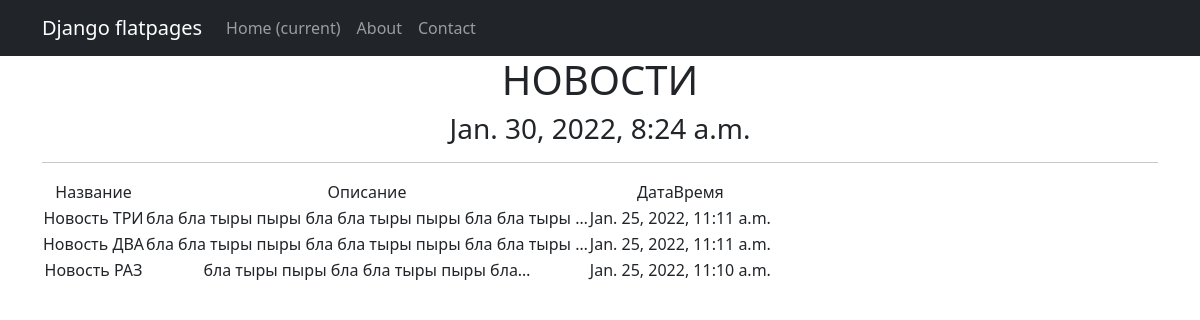
Page /news/ on the committed database.
### simpleapp/models.py (models this page shows, shortened)
class New(models.Model):
    name = models.CharField(
        max_length=50,
        unique=True,
    )
    description = models.TextField()
    category = models.ForeignKey(
        to='Category',
        on_delete=models.CASCADE,
        related_name='news',
    )
    datetime = models.DateTimeField(auto_now_add=True)

### simpleapp/views.py (the view)
# urls.py: path('', NewsList.as_view()),
class NewsList(ListView):
    model = New
    template_name = 'News.html'
    context_object_name = 'news'
    queryset = New.objects.order_by('-id')
    def get_context_data(self, **kwargs):
        context = super().get_context_data(**kwargs)
        context['time_now'] = datetime.utcnow()
        return context

### simpleapp/templatetags/custom_filters.py (called while the page is built)
@register.filter(name='censor')
def censor(value):
    censor_list = ['буй',
                   'езда',
                   'шопа']
    value1 = (str(value)).split()
    for i in censor_list:
        for j in value1:
            if j == i:
                value1.remove(i)
    value = ' '.join(value1)
    return str(value)

### templates/news.html (shortened to what this page needs)
{% extends 'flatpages/default.html' %}
{% load custom_filters %}
{% block content %}
    <h1>НОВОСТИ</h1>
    <h3>{{ time_now }}</h3>
    <hr>
    {% if news %}
        <table>
            <tr>
                <td>
                    Название
                </td>
                <td>
                    Описание
                </td>
                <td>
                    ДатаВремя
                </td>
            </tr>
        {% for new in news %}
            <tr>
                <td>
                    {{ new.name|censor }}
                </td>
                <td>
                    {{ new.description|truncatechars:50|censor }}
                </td>
                <td>
                    {{ new.datetime }}
                </td>
            </tr>
        {% endfor %}
        </table>
    {% else %}
        <h2>Новостей нет!</h2>
    {% endif %}
{% endblock content %}

### templates/flatpages/default.html (shortened to what this page needs)
  <!DOCTYPE html>
<html lang="en">
    <head>
        {% load static %}
        <link href="{% static 'css/styles.css' %}" rel="stylesheet" />
    </head>
    <body>
<nav class="navbar navbar-expand-lg navbar-dark bg-dark static-top">
   <div class="container">
       <a class="navbar-brand" href="#">Django flatpages</a>
       <div class="collapse navbar-collapse" id="navbarResponsive">
           <ul class="navbar-nav ml-auto">
               <li class="nav-item active">
                   <a class="nav-link" href="#">Home
                       <span class="sr-only">(current)</span>
                   </a>
               </li>
               <li class="nav-item">
                   <a class="nav-link" href="/about/">About</a>
               </li>
               <li class="nav-item">
                   <a class="nav-link" href="/contacts/">Contact</a>
               </li>
           </ul>
       </div>
   </div>
</nav>
        <div class="container">
            <div class="row">
                <div class="col-lg-12 text-center">
                {% block content %}{% endblock content %}
                </div>
            </div>
        </div>
    </body>
</html>

### rows in the picture
New: name|censor "Новость ТРИ", description|censor "бла бла тыры пыры бла бла тыры пыры бла бла тыры …", datetime "Jan. 25, 2022, 11:11 a.m."
New: name|censor "Новость ДВА", description|censor "бла бла тыры пыры бла бла тыры пыры бла бла тыры …", datetime "Jan. 25, 2022, 11:11 a.m."
New: name|censor "Новость РАЗ", description|censor "бла тыры пыры бла бла тыры пыры бла…", datetime "Jan. 25, 2022, 11:10 a.m."

### other values in the picture
{{ time_now }} "Jan. 30, 2022, 8:24 a.m."
